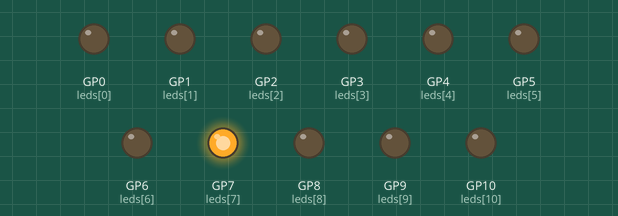
This program was run on a simulated Raspberry Pi Pico running MicroPython. Parts: output pins drawn as LEDs (lit = HIGH).

Above: at 0.15 s.
At 4.66 s:
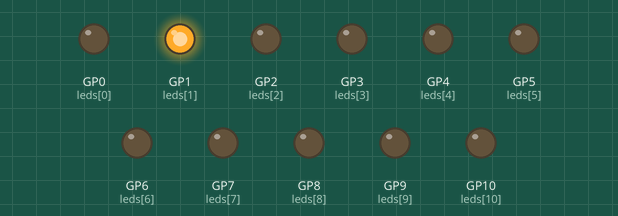
At 9.17 s:
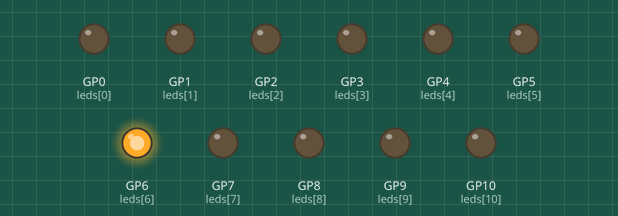
At 19.39 s:
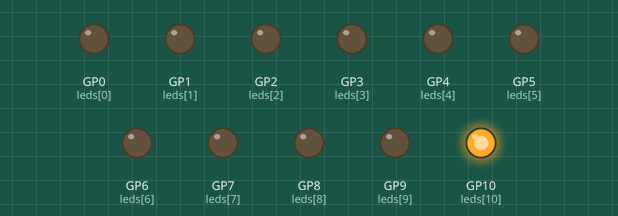
At 28.71 s:
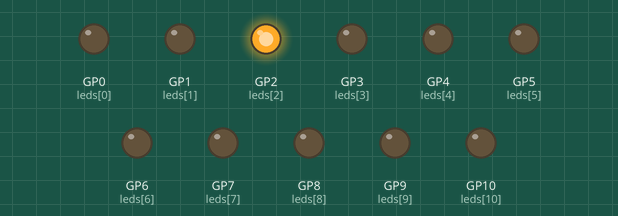
At 39.53 s:
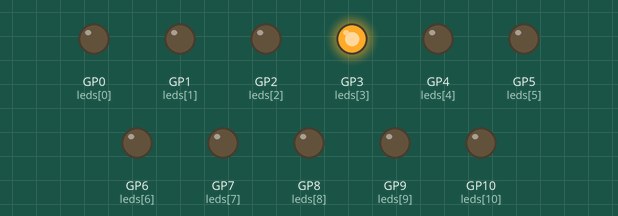
Timing chart, 0 to 39.8 s (numbered marks = the images above):
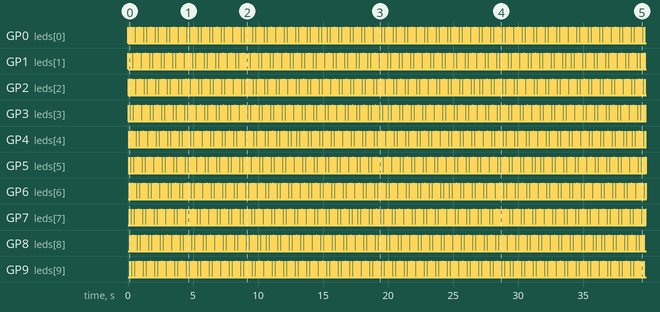

The program:

rainbow_blink.py
```python
from picozero import LED
from time import sleep

leds = [LED(0), LED(1), LED(2), LED(3), LED(4), LED(5), LED(6), LED(7), LED(8), LED(9), LED(10)]

for led in leds:
    led.off()

while True:
    for led in leds:
        led.blink(on_time=0.01, n=1, wait=True) # Synchronous

# sleep(1)

# for led in leds:
#     led.off()
```

Measured:
- by itself, GP0 (leds[0]), GP1 (leds[1]), GP2 (leds[2]), GP3 (leds[3]), GP4 (leds[4]), GP5 (leds[5]), GP6 (leds[6]), GP7 (leds[7]), GP8 (leds[8]), GP9 (leds[9]), GP10 (leds[10]): alternates HIGH for 0.01 s and LOW for 0.21 s
- by itself, everything shown: repeats every 3.3 s, in 11 steps
